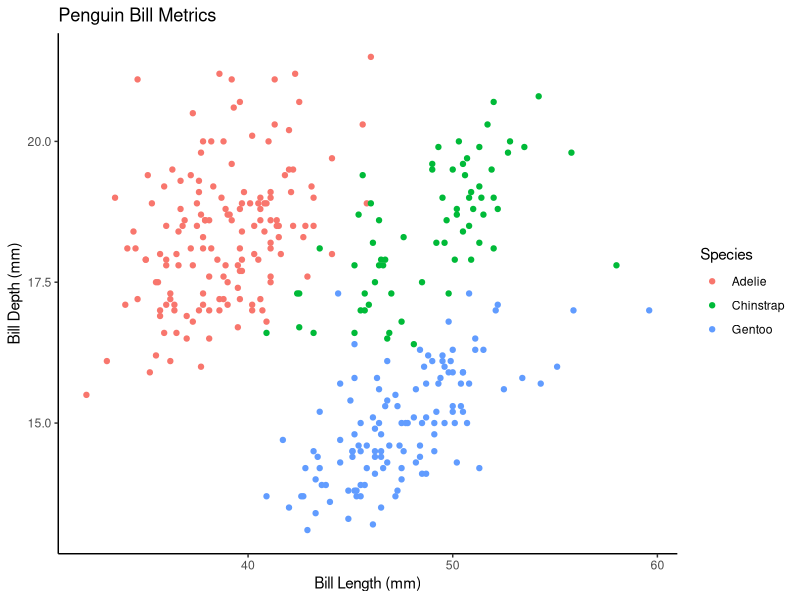
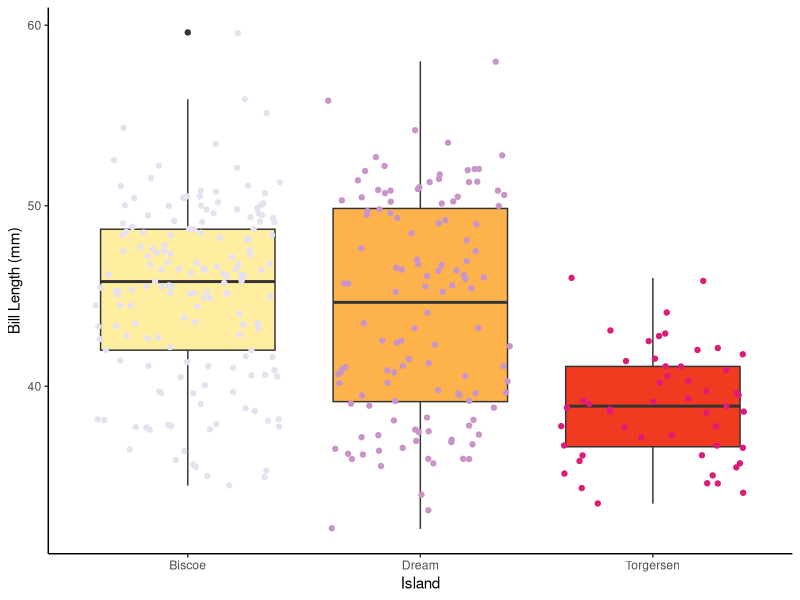
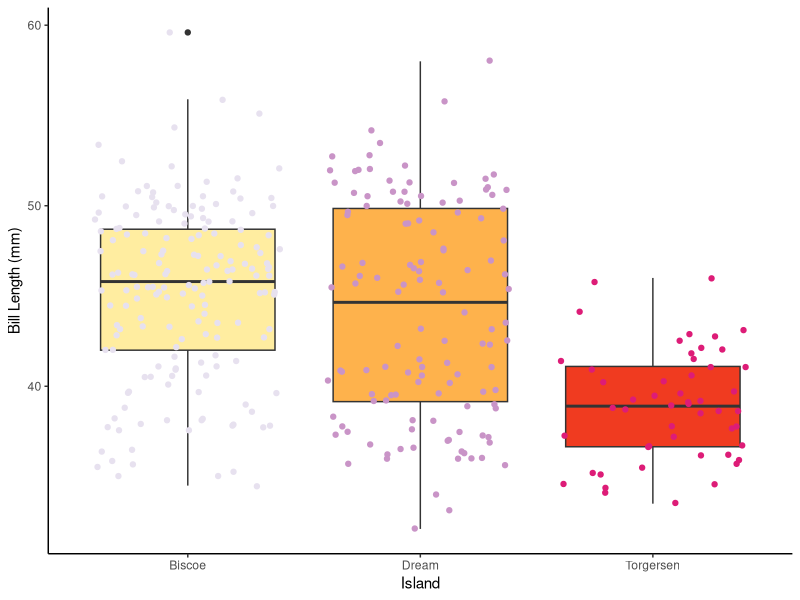

These figures' R source, in order:
# Hacky Hour Afternoon Day 2
# Heili Lowman
# April 2, 2021

# This code will walk through the hacky hour on Day 2 of the R Workshop.

# Ggplot practice

# Load packages
library(tidyverse)
library(palmerpenguins)

# Load data
penguins_raw <- palmerpenguins::penguins

# ggplot review
# three parts of a plot are:
# (1) ggplot()
# (2) aes() - x & y axes
# (3) geom_x() - geometry

# Create a new plot for bill depth vs. bill length, and color points by species.
# Use "+" to add to plots.

dot_plot_hh <- ggplot(penguins_raw,aes(x = bill_length_mm,
                                       y = bill_depth_mm)) +
  geom_point(aes(color = species)) + # makes scatterplot
  labs(x = "Bill Length (mm)",
       y = "Bill Depth (mm)",
       title = "Penguin Bill Metrics",
       color = "Species") + # adds labels
  theme(plot.title = element_text(hjust = 0.5)) + # center title
  theme_classic() # removes grey background

# Look at the plot.
dot_plot_hh

# Link for helpful color palettes (including color-blind friendly):
# https://colorbrewer2.org/#type=sequential&scheme=BuGn&n=3

# Make a boxplot with points.
# Island (x), Bill Length (y), geom_boxplot

box_plot_hh <- ggplot(penguins_raw, 
                      aes(x = island,
                      y = bill_length_mm)) +
  geom_boxplot(aes(fill = island)) + # makes boxplot layer
  scale_fill_manual(values = c("#ffeda0", "#feb24c", "#f03b20")) + # pick island boxplot colors
  geom_jitter(aes(color = island)) + # makes spaced out points
  scale_color_manual(values = c("#e7e1ef", "#c994c7", "#dd1c77")) + # pick island point colors
  labs(x = "Island",
       y = "Bill Length (mm)") + # add labels
  theme_classic() + # removes grey background
  theme(legend.position = "none") # remove legend

# Look at plot.
box_plot_hh

# Export the figure.
ggsave("penguin_plot.png", box_plot_hh, 
       width = 10, height = 10, units = "cm", dpi = 320)

# End of script.
